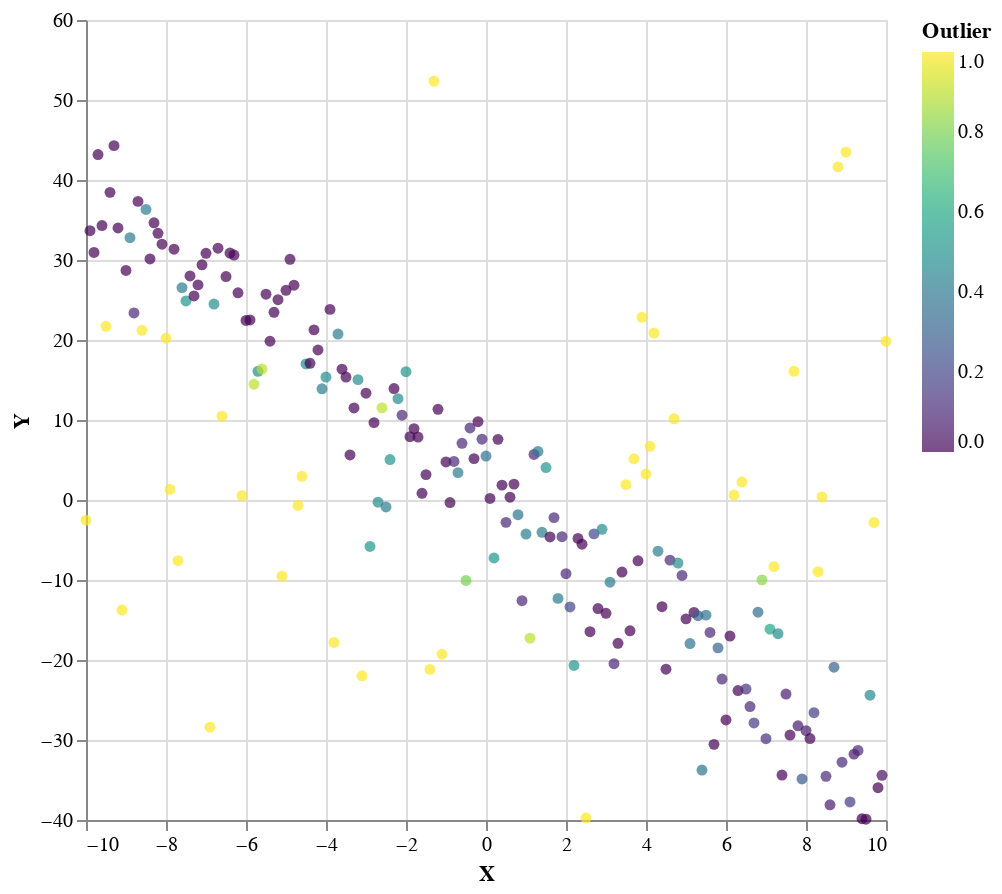

This figure's notebook cell:
### Code cell
plot $ take 1000 (zip (fst <$> samples) (outlierProb m))

### Figure 1 — Vega-Lite specification as saved in the notebook (floating-point values rounded to 4 significant figures; data arrays with more than 128 entries replaced by an {"elided": "..."} marker saying what was removed)
{"$schema": "https://vega.github.io/schema/vega-lite/v4.json", "data": {"values": {"elided": "201 records"}}, "encoding": {"color": {"field": "Outlier", "scale": {"scheme": "viridis"}, "type": "quantitative"}, "x": {"field": "X", "type": "quantitative"}, "y": {"field": "Y", "type": "quantitative"}}, "height": 400, "mark": "circle", "width": 400}
